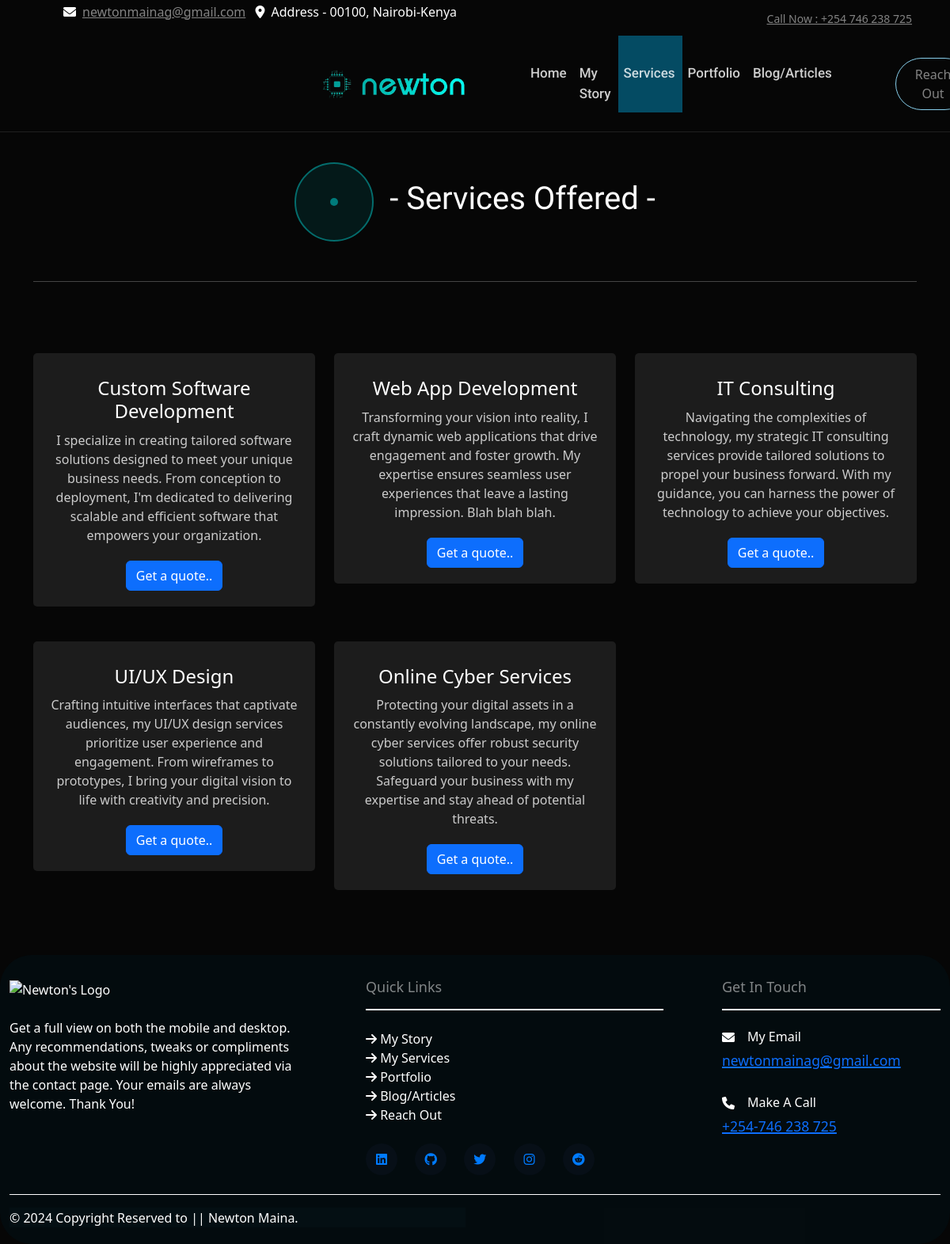
Page /services on the earlier database version.
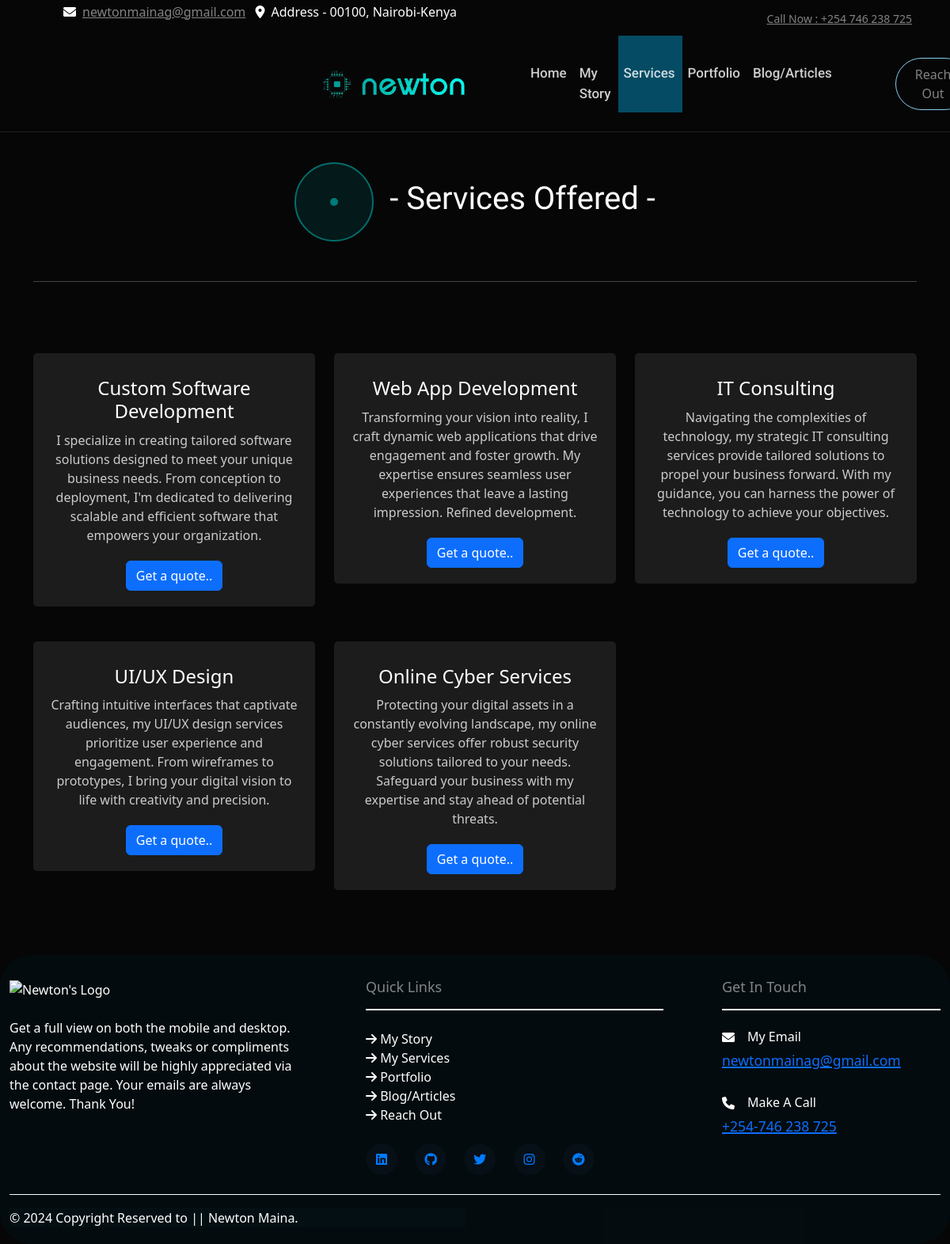
Same page on the later database version.
### The_Website_v1/models.py (models this page shows, shortened)
class Service(models.Model):
    name = models.CharField(max_length=100)
    description = models.TextField()
    icon = models.CharField(max_length=50)

### The_Website_v1/views.py (the view)
# urls.py: path('services', views.service, name ="services"),
def service(request):
    services = Service.objects.all()
    return render(request, 'services.html', {'navbar': 'services', 'services': services})

### The_Website_v1/templates/services.html (shortened to what this page needs)
{% extends 'layout.html' %}
{% load static %}
{% block body %}
    <div class="service-section py-5">
        <div class="container">
            <section class="intro-section">
                <div class="big-circle">
                    <div class="small-circle"></div>
                </div>
                <div class="retext">
                    <h1>- Services Offered -</h1>
                </div>
            </section>
            <hr style="margin-bottom: 70px">
            <div class="row">
                {% for service in services %}
                <div class="col-md-4 mb-4">
                    <div class="service-item">
                        <div class="service-content">
                            <h3>{{ service.name }}</h3>
                            <p>{{ service.description }}</p>
                            <a href="{% url 'The_Website_v1:contact' %}" class="btn btn-primary">Get a quote..</a>
                        </div>
                    </div>
                </div>
                {% endfor %}
            </div>
        </div>
    </div>
{% endblock %}

Differences in the rows shown:
changed Service "Web App Development": description "…leave a lasting impression. Blah blah blah." → "…leave a lasting impression. Refined development."
